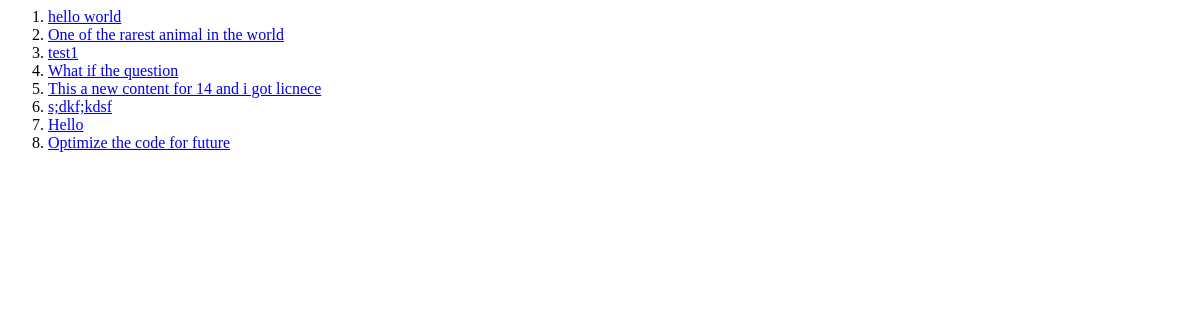
Before: /news/ with the older database file.
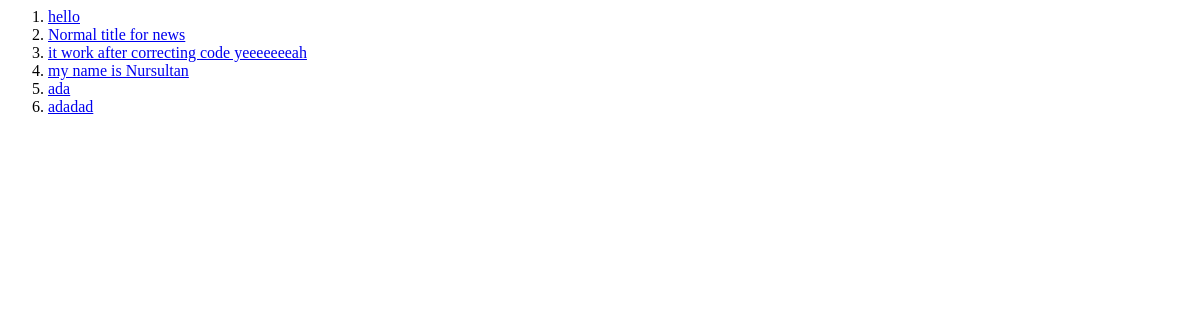
After: the same page with the newer database file.
### news/models.py (models this page shows, shortened)
class News(models.Model):
    author = models.ForeignKey(User, on_delete=models.CASCADE, null=True)
    title = models.CharField(max_length=50)
    content = models.CharField(max_length=250)
    created_at = models.TimeField(auto_now=True)

### news/views.py (the view)
# urls.py: path("", views.index, name="index"),
def index(request):
    news = News.objects.order_by("created_at").all()
    context = {"news": news}
    return render(request, "news/index.html", context)

### news/templates/news/index.html (shortened to what this page needs)
<body>
    <ol>
        {% for new in news %}
            <li>
                <a href="{% url 'news:detail' new.id %}">{{new.title}}</a>
            </li>
        {% endfor %}
    </ol>
</body>

Changed rows visible on the page:
removed News: title "hello world"
removed News: title "test1"
removed News: title "This a new content for 14 and i got licnece"
removed News: title "s;dkf;kdsf"
removed News: title "Hello"
changed News: title "Optimize the code for future" → "hello"; moves up the list
changed News: title "What if the question" → "Normal title for news"; moves down the list
added News: title "it work after correcting code yeeeeeeeah"
added News: title "my name is Nursultan"
changed News: title "One of the rarest animal in the world" → "ada"
added News: title "adadad"
